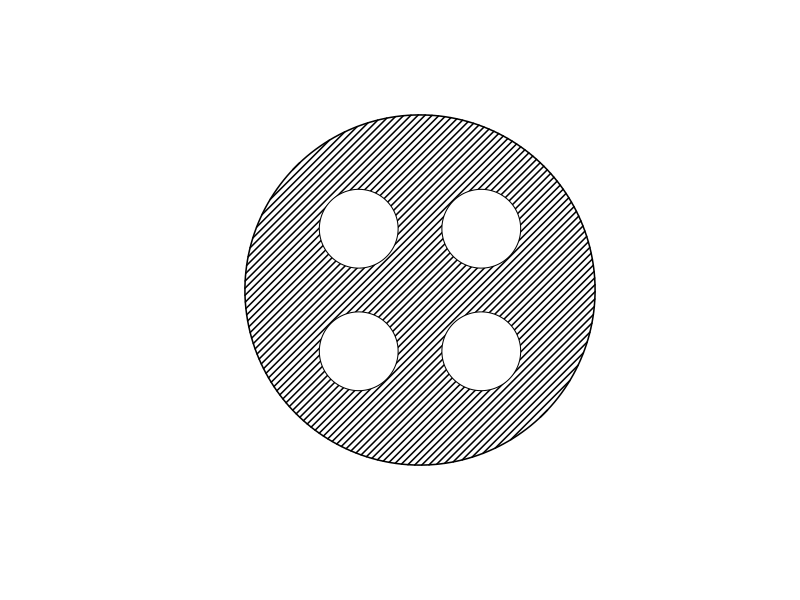

R code for this plot:
setwd("C:/Users/18904/Github/junior-mathematics/codes")
if(!dir.exists("../figures"))dir.create("../figures")

# week86-1: big circle R with 4 small circles r cut out
draw1=function(){
  plot(0,0,xlim=c(-2.2,2.2),ylim=c(-2.2,2.2),type="n",asp=1,axes=FALSE,xlab="",ylab="")
  theta=seq(0,2*pi,length=200)
  cx=2*cos(theta);cy=2*sin(theta)
  polygon(cx,cy,density=20,lwd=1.5)
  # four small circles at corners
  for(sx in c(-0.7,0.7))for(sy in c(-0.7,0.7)){
    ix=sx+0.45*cos(theta);iy=sy+0.45*sin(theta)
    polygon(ix,iy,col="white",border="black")
  }
}
cairo_pdf("../figures/week86-1.pdf",width=4,height=4,family="sans");draw1();dev.off()
svglite::svglite("../figures/week86-1.svg",width=4,height=4);draw1();dev.off()
